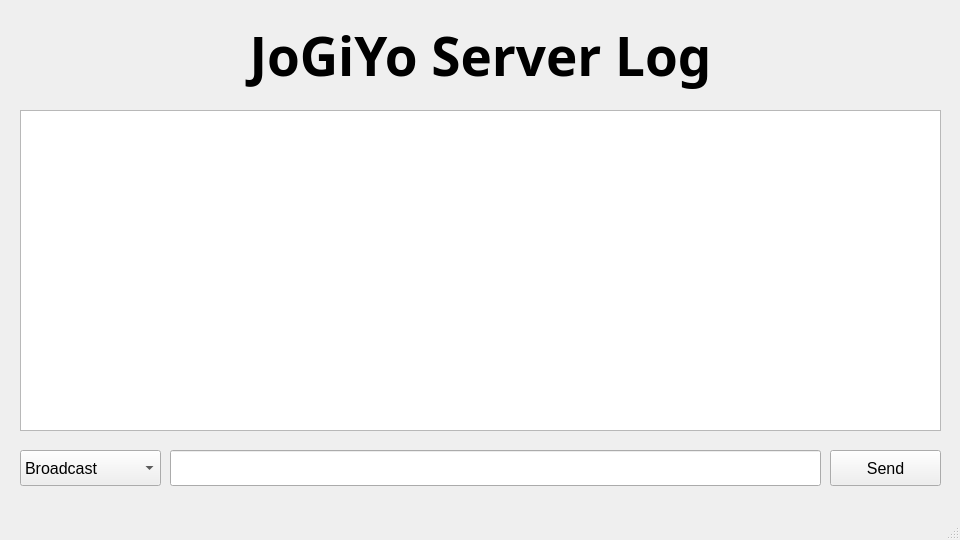
<?xml version="1.0" encoding="UTF-8"?>
<ui version="4.0">
 <class>MainWindow</class>
 <widget class="QMainWindow" name="MainWindow">
  <property name="geometry">
   <rect>
    <x>0</x>
    <y>0</y>
    <width>960</width>
    <height>540</height>
   </rect>
  </property>
  <property name="windowTitle">
   <string>MainWindow</string>
  </property>
  <widget class="QWidget" name="centralwidget">
   <widget class="QStackedWidget" name="stackedWidget">
    <property name="geometry">
     <rect>
      <x>0</x>
      <y>0</y>
      <width>960</width>
      <height>540</height>
     </rect>
    </property>
    <property name="minimumSize">
     <size>
      <width>0</width>
      <height>36</height>
     </size>
    </property>
    <property name="font">
     <font>
      <pointsize>12</pointsize>
     </font>
    </property>
    <property name="currentIndex">
     <number>2</number>
    </property>
    <widget class="QWidget" name="page">
     <widget class="QLabel" name="mainpageLogo">
      <property name="geometry">
       <rect>
        <x>0</x>
        <y>-20</y>
        <width>960</width>
        <height>540</height>
       </rect>
      </property>
      <property name="text">
       <string/>
      </property>
     </widget>
     <widget class="QGroupBox" name="LoginBox">
      <property name="geometry">
       <rect>
        <x>70</x>
        <y>90</y>
        <width>271</width>
        <height>271</height>
       </rect>
      </property>
      <property name="font">
       <font>
        <pointsize>12</pointsize>
        <kerning>false</kerning>
       </font>
      </property>
      <property name="styleSheet">
       <string notr="true"/>
      </property>
      <property name="title">
       <string notr="true"/>
      </property>
      <property name="flat">
       <bool>false</bool>
      </property>
      <widget class="QWidget" name="layoutWidget">
       <property name="geometry">
        <rect>
         <x>0</x>
         <y>150</y>
         <width>271</width>
         <height>111</height>
        </rect>
       </property>
       <layout class="QVBoxLayout" name="verticalLayout">
        <item>
         <widget class="QLineEdit" name="InputID">
          <property name="minimumSize">
           <size>
            <width>0</width>
            <height>36</height>
           </size>
          </property>
          <property name="font">
           <font>
            <pointsize>12</pointsize>
            <kerning>true</kerning>
           </font>
          </property>
          <property name="styleSheet">
           <string notr="true">background-color:rgb(255,255,255)</string>
          </property>
          <property name="inputMask">
           <string/>
          </property>
          <property name="text">
           <string/>
          </property>
          <property name="placeholderText">
           <string>관리자  아이디 입력</string>
          </property>
          <property name="clearButtonEnabled">
           <bool>false</bool>
          </property>
         </widget>
        </item>
        <item>
         <widget class="QLineEdit" name="InputPW">
          <property name="minimumSize">
           <size>
            <width>0</width>
            <height>36</height>
           </size>
          </property>
          <property name="font">
           <font>
            <pointsize>12</pointsize>
            <kerning>true</kerning>
           </font>
          </property>
          <property name="styleSheet">
           <string notr="true">background-color:rgba(255,255,255,255)</string>
          </property>
          <property name="echoMode">
           <enum>QLineEdit::Password</enum>
          </property>
          <property name="placeholderText">
           <string>비밀번호 입력</string>
          </property>
         </widget>
        </item>
        <item>
         <layout class="QHBoxLayout" name="horizontalLayout_2">
          <item>
           <widget class="QCheckBox" name="AutoLoginCheckBox">
            <property name="maximumSize">
             <size>
              <width>200</width>
              <height>40</height>
             </size>
            </property>
            <property name="font">
             <font>
              <pointsize>8</pointsize>
              <kerning>true</kerning>
             </font>
            </property>
            <property name="toolTipDuration">
             <number>-9</number>
            </property>
            <property name="styleSheet">
             <string notr="true">QCheckBox::indicator {
     width: 18px;
     height: 18px;
 }</string>
            </property>
            <property name="text">
             <string>자동 로그인</string>
            </property>
            <property name="iconSize">
             <size>
              <width>30</width>
              <height>30</height>
             </size>
            </property>
            <property name="checked">
             <bool>true</bool>
            </property>
           </widget>
          </item>
          <item>
           <layout class="QHBoxLayout" name="horizontalLayout">
            <item>
             <widget class="QLabel" name="FindID">
              <property name="maximumSize">
               <size>
                <width>140</width>
                <height>40</height>
               </size>
              </property>
              <property name="font">
               <font>
                <pointsize>8</pointsize>
                <kerning>true</kerning>
               </font>
              </property>
              <property name="text">
               <string>아이디 찾기</string>
              </property>
              <property name="textFormat">
               <enum>Qt::PlainText</enum>
              </property>
              <property name="alignment">
               <set>Qt::AlignRight|Qt::AlignTrailing|Qt::AlignVCenter</set>
              </property>
             </widget>
            </item>
            <item>
             <widget class="Line" name="line">
              <property name="maximumSize">
               <size>
                <width>10</width>
                <height>20</height>
               </size>
              </property>
              <property name="orientation">
               <enum>Qt::Vertical</enum>
              </property>
             </widget>
            </item>
            <item>
             <widget class="QLabel" name="FindPW">
              <property name="maximumSize">
               <size>
                <width>70</width>
                <height>40</height>
               </size>
              </property>
              <property name="font">
               <font>
                <pointsize>8</pointsize>
                <kerning>true</kerning>
               </font>
              </property>
              <property name="text">
               <string>비밀번호 찾기</string>
              </property>
              <property name="textFormat">
               <enum>Qt::PlainText</enum>
              </property>
              <property name="alignment">
               <set>Qt::AlignRight|Qt::AlignTrailing|Qt::AlignVCenter</set>
              </property>
             </widget>
            </item>
           </layout>
          </item>
         </layout>
        </item>
       </layout>
      </widget>
      <widget class="QLabel" name="label_8">
       <property name="geometry">
        <rect>
         <x>0</x>
         <y>10</y>
         <width>271</width>
         <height>71</height>
        </rect>
       </property>
       <property name="font">
        <font>
         <family>Purisa</family>
         <pointsize>50</pointsize>
         <weight>75</weight>
         <bold>true</bold>
         <kerning>true</kerning>
        </font>
       </property>
       <property name="styleSheet">
        <string notr="true">color:white</string>
       </property>
       <property name="text">
        <string>JoGiYo</string>
       </property>
       <property name="alignment">
        <set>Qt::AlignCenter</set>
       </property>
      </widget>
      <widget class="QLabel" name="label_9">
       <property name="geometry">
        <rect>
         <x>0</x>
         <y>70</y>
         <width>271</width>
         <height>51</height>
        </rect>
       </property>
       <property name="font">
        <font>
         <family>Purisa</family>
         <pointsize>14</pointsize>
         <weight>75</weight>
         <bold>true</bold>
         <kerning>false</kerning>
        </font>
       </property>
       <property name="styleSheet">
        <string notr="true">color:white</string>
       </property>
       <property name="text">
        <string>Server Management</string>
       </property>
       <property name="alignment">
        <set>Qt::AlignCenter</set>
       </property>
      </widget>
     </widget>
     <widget class="QPushButton" name="StartServer">
      <property name="geometry">
       <rect>
        <x>130</x>
        <y>390</y>
        <width>151</width>
        <height>36</height>
       </rect>
      </property>
      <property name="minimumSize">
       <size>
        <width>0</width>
        <height>36</height>
       </size>
      </property>
      <property name="font">
       <font>
        <pointsize>12</pointsize>
        <kerning>true</kerning>
       </font>
      </property>
      <property name="text">
       <string>로그인</string>
      </property>
     </widget>
    </widget>
    <widget class="QWidget" name="page_2">
     <widget class="QFrame" name="CheckDBFrame">
      <property name="geometry">
       <rect>
        <x>70</x>
        <y>120</y>
        <width>341</width>
        <height>261</height>
       </rect>
      </property>
      <property name="font">
       <font>
        <pointsize>12</pointsize>
       </font>
      </property>
      <property name="frameShape">
       <enum>QFrame::NoFrame</enum>
      </property>
      <property name="frameShadow">
       <enum>QFrame::Raised</enum>
      </property>
      <widget class="QPushButton" name="ResetDB">
       <property name="geometry">
        <rect>
         <x>90</x>
         <y>210</y>
         <width>161</width>
         <height>36</height>
        </rect>
       </property>
       <property name="font">
        <font>
         <pointsize>12</pointsize>
        </font>
       </property>
       <property name="text">
        <string>DB 연결</string>
       </property>
      </widget>
      <widget class="QWidget" name="formLayoutWidget">
       <property name="geometry">
        <rect>
         <x>20</x>
         <y>20</y>
         <width>301</width>
         <height>176</height>
        </rect>
       </property>
       <layout class="QFormLayout" name="formLayout">
        <item row="0" column="0">
         <widget class="QLabel" name="label_2">
          <property name="font">
           <font>
            <pointsize>12</pointsize>
            <weight>75</weight>
            <bold>true</bold>
           </font>
          </property>
          <property name="styleSheet">
           <string notr="true"/>
          </property>
          <property name="frameShadow">
           <enum>QFrame::Sunken</enum>
          </property>
          <property name="lineWidth">
           <number>1</number>
          </property>
          <property name="text">
           <string>DB Host Name</string>
          </property>
          <property name="alignment">
           <set>Qt::AlignLeading|Qt::AlignLeft|Qt::AlignVCenter</set>
          </property>
         </widget>
        </item>
        <item row="0" column="1">
         <widget class="QLineEdit" name="lineEdit_1">
          <property name="minimumSize">
           <size>
            <width>0</width>
            <height>30</height>
           </size>
          </property>
          <property name="font">
           <font>
            <pointsize>12</pointsize>
           </font>
          </property>
          <property name="placeholderText">
           <string>default : localhost</string>
          </property>
         </widget>
        </item>
        <item row="1" column="0">
         <widget class="QLabel" name="label_3">
          <property name="font">
           <font>
            <pointsize>12</pointsize>
            <weight>75</weight>
            <bold>true</bold>
           </font>
          </property>
          <property name="styleSheet">
           <string notr="true"/>
          </property>
          <property name="lineWidth">
           <number>1</number>
          </property>
          <property name="text">
           <string>DB Port</string>
          </property>
          <property name="alignment">
           <set>Qt::AlignLeading|Qt::AlignLeft|Qt::AlignVCenter</set>
          </property>
         </widget>
        </item>
        <item row="1" column="1">
         <widget class="QLineEdit" name="lineEdit_2">
          <property name="minimumSize">
           <size>
            <width>0</width>
            <height>30</height>
           </size>
          </property>
          <property name="font">
           <font>
            <pointsize>12</pointsize>
           </font>
          </property>
          <property name="placeholderText">
           <string>default : 3306</string>
          </property>
         </widget>
        </item>
        <item row="2" column="0">
         <widget class="QLabel" name="label_4">
          <property name="font">
           <font>
            <pointsize>12</pointsize>
            <weight>75</weight>
            <bold>true</bold>
           </font>
          </property>
          <property name="styleSheet">
           <string notr="true"/>
          </property>
          <property name="lineWidth">
           <number>1</number>
          </property>
          <property name="text">
           <string>DB Name</string>
          </property>
          <property name="alignment">
           <set>Qt::AlignLeading|Qt::AlignLeft|Qt::AlignVCenter</set>
          </property>
         </widget>
        </item>
        <item row="2" column="1">
         <widget class="QLineEdit" name="lineEdit_3">
          <property name="minimumSize">
           <size>
            <width>0</width>
            <height>30</height>
           </size>
          </property>
          <property name="font">
           <font>
            <pointsize>12</pointsize>
           </font>
          </property>
          <property name="placeholderText">
           <string>default : Jogiyo</string>
          </property>
         </widget>
        </item>
        <item row="3" column="0">
         <widget class="QLabel" name="label_5">
          <property name="font">
           <font>
            <pointsize>12</pointsize>
            <weight>75</weight>
            <bold>true</bold>
           </font>
          </property>
          <property name="styleSheet">
           <string notr="true"/>
          </property>
          <property name="lineWidth">
           <number>1</number>
          </property>
          <property name="text">
           <string>DB User</string>
          </property>
          <property name="alignment">
           <set>Qt::AlignLeading|Qt::AlignLeft|Qt::AlignVCenter</set>
          </property>
         </widget>
        </item>
        <item row="3" column="1">
         <widget class="QLineEdit" name="lineEdit_4">
          <property name="minimumSize">
           <size>
            <width>0</width>
            <height>30</height>
           </size>
          </property>
          <property name="font">
           <font>
            <pointsize>12</pointsize>
           </font>
          </property>
          <property name="placeholderText">
           <string>default : root</string>
          </property>
         </widget>
        </item>
        <item row="4" column="0">
         <widget class="QLabel" name="label_6">
          <property name="font">
           <font>
            <pointsize>12</pointsize>
            <weight>75</weight>
            <bold>true</bold>
           </font>
          </property>
          <property name="styleSheet">
           <string notr="true"/>
          </property>
          <property name="lineWidth">
           <number>1</number>
          </property>
          <property name="text">
           <string>DB Password</string>
          </property>
          <property name="alignment">
           <set>Qt::AlignLeading|Qt::AlignLeft|Qt::AlignVCenter</set>
          </property>
         </widget>
        </item>
        <item row="4" column="1">
         <widget class="QLineEdit" name="lineEdit_5">
          <property name="minimumSize">
           <size>
            <width>0</width>
            <height>30</height>
           </size>
          </property>
          <property name="font">
           <font>
            <pointsize>12</pointsize>
           </font>
          </property>
          <property name="text">
           <string/>
          </property>
          <property name="placeholderText">
           <string>default : 1234</string>
          </property>
         </widget>
        </item>
       </layout>
      </widget>
      <widget class="QPushButton" name="nextPage">
       <property name="geometry">
        <rect>
         <x>270</x>
         <y>210</y>
         <width>41</width>
         <height>36</height>
        </rect>
       </property>
       <property name="font">
        <font>
         <pointsize>12</pointsize>
        </font>
       </property>
       <property name="text">
        <string/>
       </property>
       <property name="icon">
        <iconset>
         <normalon>:/img/77.png</normalon>
        </iconset>
       </property>
      </widget>
     </widget>
     <widget class="QLabel" name="DBBG">
      <property name="geometry">
       <rect>
        <x>0</x>
        <y>-20</y>
        <width>960</width>
        <height>540</height>
       </rect>
      </property>
      <property name="text">
       <string/>
      </property>
     </widget>
     <zorder>DBBG</zorder>
     <zorder>CheckDBFrame</zorder>
    </widget>
    <widget class="QWidget" name="page_3">
     <widget class="QPushButton" name="pushButton_sendMessage">
      <property name="geometry">
       <rect>
        <x>830</x>
        <y>450</y>
        <width>111</width>
        <height>36</height>
       </rect>
      </property>
      <property name="minimumSize">
       <size>
        <width>0</width>
        <height>36</height>
       </size>
      </property>
      <property name="font">
       <font>
        <pointsize>12</pointsize>
       </font>
      </property>
      <property name="styleSheet">
       <string notr="true"/>
      </property>
      <property name="text">
       <string>Send</string>
      </property>
     </widget>
     <widget class="QLabel" name="label_10">
      <property name="geometry">
       <rect>
        <x>20</x>
        <y>20</y>
        <width>921</width>
        <height>71</height>
       </rect>
      </property>
      <property name="minimumSize">
       <size>
        <width>0</width>
        <height>51</height>
       </size>
      </property>
      <property name="font">
       <font>
        <family>Purisa</family>
        <pointsize>40</pointsize>
        <weight>75</weight>
        <bold>true</bold>
       </font>
      </property>
      <property name="styleSheet">
       <string notr="true"/>
      </property>
      <property name="text">
       <string>JoGiYo Server Log</string>
      </property>
      <property name="alignment">
       <set>Qt::AlignCenter</set>
      </property>
     </widget>
     <widget class="QComboBox" name="comboBox_receiver">
      <property name="geometry">
       <rect>
        <x>20</x>
        <y>450</y>
        <width>141</width>
        <height>36</height>
       </rect>
      </property>
      <property name="minimumSize">
       <size>
        <width>110</width>
        <height>36</height>
       </size>
      </property>
      <property name="font">
       <font>
        <pointsize>12</pointsize>
       </font>
      </property>
      <item>
       <property name="text">
        <string>Broadcast</string>
       </property>
      </item>
     </widget>
     <widget class="QTextBrowser" name="textBrowser_receivedMessages">
      <property name="geometry">
       <rect>
        <x>20</x>
        <y>110</y>
        <width>921</width>
        <height>321</height>
       </rect>
      </property>
      <property name="font">
       <font>
        <pointsize>12</pointsize>
       </font>
      </property>
     </widget>
     <widget class="QLineEdit" name="lineEdit_message">
      <property name="geometry">
       <rect>
        <x>170</x>
        <y>450</y>
        <width>651</width>
        <height>36</height>
       </rect>
      </property>
      <property name="minimumSize">
       <size>
        <width>150</width>
        <height>36</height>
       </size>
      </property>
      <property name="font">
       <font>
        <pointsize>12</pointsize>
       </font>
      </property>
      <property name="styleSheet">
       <string notr="true"/>
      </property>
     </widget>
    </widget>
   </widget>
  </widget>
  <widget class="QMenuBar" name="menubar">
   <property name="geometry">
    <rect>
     <x>0</x>
     <y>0</y>
     <width>960</width>
     <height>22</height>
    </rect>
   </property>
  </widget>
  <widget class="QStatusBar" name="statusbar"/>
 </widget>
 <resources/>
 <connections/>
</ui>
